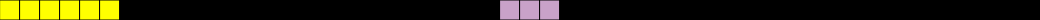
Frame 1 (no input)
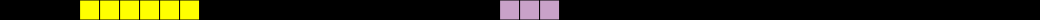
Frame 60 (no input)
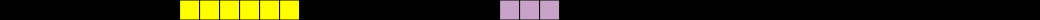
Frame 120 (the mouse pressed at the canvas centre since frame 60)

The p5.js sketch that drew these frames (run headless with seeded random() and noise() and a simulated clock; from frame 60 on, the mouse is pressed at the canvas centre):

// p5.js sketch
// ── sketch.js
/* /////////////////////////////////////

  4.043 / 4.044 Design Studio: Interaction Intelligence
  February 7, 2025
  Marcelo Coelho

*/ /////////////////////////////////////


let displaySize = 52;   // how many pixels are visible in the game
let pixelSize = 20;     // how big each 'pixel' looks on screen

let playerOne;    // Adding 2 players to the game
let playerTwo;
let target;       // and one target for players to catch.

let display;      // Aggregates our final visual output before showing it on the screen

let controller;   // This is where the state machine and game logic lives

let successAnimation;   // Plays when players successfully match the target

let blockColor;     // Color for the collaborative player block (purple)


function setup() {

  createCanvas((displaySize*pixelSize), pixelSize);     // dynamically sets canvas size

  display = new Display(displaySize, pixelSize);        // Initializing the display

  // Spawn players at center
  let center = parseInt(displaySize / 2);
  playerOne = new Player(color(255,0,0), center - 1, displaySize);
  playerTwo = new Player(color(0,0,255), center + 1, displaySize);

  blockColor = color(200, 162, 200);   // Purple for collaborative block

  target = new Target(color(255,255,0), displaySize);    // Target block spawns left or right, moves toward center

  successAnimation = new SuccessAnimation(displaySize);

  controller = new Controller();            // Initializing controller

}

function draw() {

  // start with a blank screen
  background(0, 0, 0);    

  // Runs state machine at determined framerate
  controller.update();

  // After we've updated our states, we show the current one 
  display.show();


}



// ── animation.js
// Success animation - impact burst that expands from the collision point
// Feels like the target and player block created a physical impact

class SuccessAnimation {

    constructor(_displaySize) {
        this.pixels = _displaySize;
        this.numberOfFrames = 28;   // ~0.47 sec at 60fps
        this.template = new Array(this.numberOfFrames);  // centered burst template
        this.currentFrameCount = -1;
        this.impactPoint = parseInt(this.pixels / 2);   // where the collision happened
        this.center = parseInt(this.pixels / 2);

        for (let i = 0; i < this.numberOfFrames; i++) {
            this.template[i] = new Array(this.pixels);
            for (let j = 0; j < this.pixels; j++) {
                this.template[i][j] = color(0, 0, 0);
            }

            if (i === 0) {
                // Frame 0: Sharp impact flash - bright white at collision point
                this.template[i][this.center] = color(255, 255, 255);
            } else if (i === 1) {
                // Frame 1: Instant expansion - small bright core (the "pop")
                let r = 255, g = 255, b = 200;
                for (let k = -2; k <= 2; k++) {
                    let idx = this.center + k;
                    if (idx >= 0 && idx < this.pixels) {
                        let f = 1 - Math.abs(k) * 0.3;
                        this.template[i][idx] = color(r * f, g * f, b * f);
                    }
                }
            } else {
                // Frames 2+: Shockwave expands outward, gold to warm ember, fades
                let radius = i + 1;  // faster initial expansion
                let fade = 1 - ((i - 2) / (this.numberOfFrames - 2)) * 0.95;
                let r = parseInt(255 * fade);
                let g = parseInt(240 * fade);
                let b = parseInt(0 * fade);
r
                for (let k = -radius; k <= radius; k++) {
                    let idx = this.center + k;
                    if (idx >= 0 && idx < this.pixels) {
                        let dist = Math.abs(k) / (radius + 1);
                        let edgeFade = 1 - dist * 0.6;  // sharper falloff = more impact-like
                        this.template[i][idx] = color(
                            parseInt(r * edgeFade),
                            parseInt(g * edgeFade),
                            parseInt(b * edgeFade)
                        );
                    }
                }
            }
        }
    }

    // Start animation at the collision point (leading edge of target when it hit)
    start(_impactPoint) {
        this.impactPoint = _impactPoint;
        this.currentFrameCount = -1;
    }

    currentFrame() {
        this.currentFrameCount++;
        if (this.currentFrameCount >= this.numberOfFrames) {
            this.currentFrameCount = 0;
        }
        return this.currentFrameCount;
    }

    isDone() {
        return this.currentFrameCount >= this.numberOfFrames - 1;
    }

    // Get the display buffer for current frame, offset so burst originates at impact point
    getFrameForDisplay() {
        let frame = this.template[this.currentFrameCount];
        let result = [];
        for (let i = 0; i < this.pixels; i++) {
            let srcIdx = i - this.impactPoint + this.center;
            if (srcIdx >= 0 && srcIdx < this.pixels) {
                result[i] = frame[srcIdx];
            } else {
                result[i] = color(0, 0, 0);
            }
        }
        return result;
    }

    reset() {
        this.currentFrameCount = -1;
    }
}

// ── controller.js
// This is where your state machines and game logic lives

// Base speed: move target every N frames (higher = slower)
let targetMoveIntervalBase = 12;
let targetMoveIntervalMin = 3;  // minimum (fastest)
let speedDecayFactor = 2;       // sqrt scaling: early rounds speed up more, later rounds less

class Controller {

    constructor() {
        this.gameState = "PLAY";
        this.frameCounter = 0;
        this.roundsCleared = 0;  // increases speed each success
    }

    getTargetMoveInterval() {
        // Diminishing returns: sqrt means rate of speed increase slows over time
        let reduction = Math.floor(Math.sqrt(this.roundsCleared) * speedDecayFactor);
        return max(targetMoveIntervalBase - reduction, targetMoveIntervalMin);
    }
    
    update() {

        switch(this.gameState) {

            case "PLAY":

                display.clear();

                let playerLeft = min(playerOne.position, playerTwo.position);
                let playerRight = max(playerOne.position, playerTwo.position);
                let blockLength = playerRight - playerLeft + 1;

                display.setPixelRange(playerLeft, playerRight, blockColor);
                display.setPixelRange(target.leftEdge, target.rightEdge, target.color);

                this.frameCounter++;
                if (this.frameCounter >= this.getTargetMoveInterval()) {
                    this.frameCounter = 0;
                    target.move();
                }

                if (target.isOffScreen()) {
                    this.gameState = "GAME_OVER";
                    break;
                }

                if (target.overlapsWithBlock(playerLeft, playerRight)) {
                    if (blockLength == target.length) {
                        // Success - impact at leading edge of target
                        let impactPoint = target.direction === -1 ? target.rightEdge : target.leftEdge;
                        successAnimation.start(impactPoint);
                        this.gameState = "SUCCESS";
                    } else {
                        this.gameState = "GAME_OVER";
                    }
                }

                break;

            case "SUCCESS":

                display.clear();
                successAnimation.currentFrame();
                let frameData = successAnimation.getFrameForDisplay();
                for (let i = 0; i < successAnimation.pixels; i++) {
                    display.setPixel(i, frameData[i]);
                }
                if (successAnimation.isDone()) {
                    this.roundsCleared++;
                    target.spawnNew();
                    this.frameCounter = 0;
                    this.gameState = "PLAY";
                }

                break;

            case "GAME_OVER":

                display.clear();
                display.setAllPixels(color(255, 0, 0));

                break;

            default:
                break;
        }
    }
}

function keyPressed() {

    if (key == 'A' || key == 'a') {
        playerOne.move(-1);
    }
    if (key == 'D' || key == 'd') {
        playerOne.move(1);
    }
    if (key == 'J' || key == 'j') {
        playerTwo.move(-1);
    }
    if (key == 'L' || key == 'l') {
        playerTwo.move(1);
    }

    if (key == 'R' || key == 'r') {
        if (controller.gameState == "GAME_OVER") {
            let center = parseInt(displaySize / 2);
            playerOne.position = center - 1;
            playerTwo.position = center + 1;
            target.spawnNew();
            controller.frameCounter = 0;
            controller.roundsCleared = 0;
            controller.gameState = "PLAY";
        }
    }
}

// ── display.js
// This is used to aggregrate visual information from all objects before we display them. 
// First we populate display and then we show it to user.
// This is particularly helpful once you start outputting your game to an LED strip, of if you want to have two separate 'screens'


class Display {

    constructor(_displaySize, _pixelSize) {
  
      this.displaySize = _displaySize;
      this.pixelSize = _pixelSize;
      this.initColor = color(0, 0, 0);      // black color
      this.displayBuffer = [];

      // Assign black to all pixels. Black = off
      for(let i = 0; i < this.displaySize; i++){
        this.displayBuffer[i] = this.initColor;
      }
  
    }
  
     // Color a specific pixel in the buffer
    setPixel(  _index,  _color) {
        this.displayBuffer[_index]  = _color;
    }
  
    // Color a range of pixels (inclusive) in the buffer
    setPixelRange(_start, _end, _color) {
        let lo = min(_start, _end);
        let hi = max(_start, _end);
        for (let i = lo; i <= hi; i++) {
            if (i >= 0 && i < this.displaySize) {
                this.displayBuffer[i] = _color;
            }
        }
    }

    // Color all pixels in the buffer
    setAllPixels( _color) {
      
      for(let i = 0; i < displaySize; i++) { 
        display.setPixel(i, _color); 
      }
    }


    // Now write it to screen
    // This is the only function in the entire software that writes something directly to the screen. I recommend you keep it this way.
    show() {
      for (let i =0; i< this.displaySize; i++) {
        //noStroke();
        fill(this.displayBuffer[i]);
        rect(i*this.pixelSize,0,this.pixelSize,this.pixelSize);
      }
    }


    
    // Let's empty the display before we start adding things to it again
    clear() {

        for(let i = 0; i < this.displaySize; i++) {    
        this.displayBuffer[i] = this.initColor; 
        }
    }
    

  }
// ── player.js

// This holds some player information, like color and position.
// It also has some player methods for managing how a player moves.


class Player {
  
    constructor(_color, _position, _displaySize) {
        this.playerColor = _color;
        this.position = _position;
        this.displaySize = _displaySize;
    }



    // Move player based on keyboard input
    move(_direction) {

        // increments or decrements player position
        this.position = this.position + _direction;
      
        // if player hits the edge of display, loop around
        if (this.position == -1) {
            this.position = this.displaySize - 1;
        } else if (this.position == this.displaySize) {
            this.position = 0;
        } 
         
    } 
  }
// ── target.js
// Target block - spawns on left or right, moves toward center. Players must match its length.

class Target {

    constructor(_color, _displaySize) {
        this.color = _color;
        this.displaySize = _displaySize;
        this.length = 1;
        this.leftEdge = 0;
        this.rightEdge = 0;
        this.direction = -1;  // -1 = moving left, 1 = moving right
        this.spawnNew();
    }

    // Spawn a new target: random length (1-7), random side (left or right)
    spawnNew() {
        this.length = parseInt(random(1, 8));  // 1 to 7 inclusive
        // Randomly spawn on left or right
        if (random() < 0.5) {
            // Spawn on left, travel right
            this.leftEdge = 0;
            this.rightEdge = this.length - 1;
            this.direction = 1;
        } else {
            // Spawn on right, travel left
            this.rightEdge = this.displaySize - 1;
            this.leftEdge = this.rightEdge - this.length + 1;
            this.direction = -1;
        }
    }

    // Move the target one pixel in its travel direction
    move() {
        this.leftEdge += this.direction;
        this.rightEdge += this.direction;
    }

    // Check if target has moved off-screen (timeout)
    isOffScreen() {
        if (this.direction === -1) {
            return this.rightEdge < 0;  // moved off left
        } else {
            return this.leftEdge >= this.displaySize;  // moved off right
        }
    }

    // Check if target overlaps with the player block
    overlapsWithBlock(playerLeft, playerRight) {
        return this.rightEdge >= playerLeft && this.leftEdge <= playerRight;
    }

}
